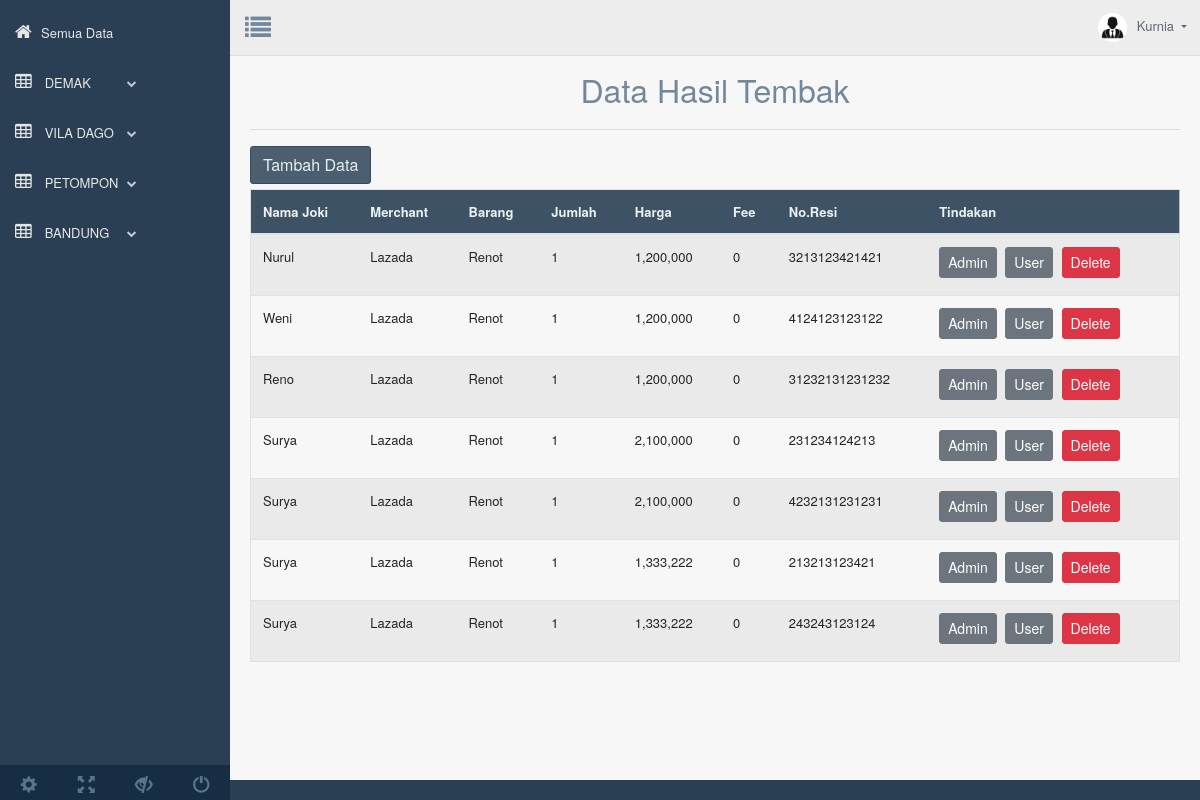
Page /web_page/index_data.php?page=tmp_rvs_bandung (signed in) on the committed database.
### tables this page shows
CREATE TABLE `users` (
  `user_id` bigint(20) NOT NULL,
  `nama_lengkap` text NOT NULL,
  `email` varchar(100) NOT NULL,
  `password` varchar(255) NOT NULL,
  `bank` varchar(255) DEFAULT NULL,
  `no_akun` text DEFAULT NULL,
  `nm_akun` varchar(255) DEFAULT NULL,
  `ovo` text DEFAULT NULL,
  `gopay` text DEFAULT NULL,
  `dana` text DEFAULT NULL,
  `date` timestamp NOT NULL DEFAULT current_timestamp() ON UPDATE current_timestamp()
);

CREATE TABLE `hasiltembak` (
  `id` int(11) NOT NULL,
  `joki` varchar(255) NOT NULL,
  `nmalamat` varchar(255) NOT NULL,
  `merchant` varchar(255) NOT NULL,
  `barang` varchar(255) NOT NULL,
  `jumlah` varchar(255) NOT NULL,
  `harga` varchar(255) NOT NULL,
  `fee` varchar(250) NOT NULL,
  `resi` varchar(255) NOT NULL
);

### web_page/functions.php (called while the page is built, shortened)
<?php
function check_login($con)
{
	if(isset($_SESSION['user_id']))
	{
		$id = $_SESSION['user_id'];
		$query = "select * from users where user_id = '$id' limit 1";
		$result = mysqli_query($con,$query);
		if($result && mysqli_num_rows($result) > 0)
		{
			$user_data = mysqli_fetch_assoc($result);
			return $user_data;
		}
	}
	die;
}

### web_page/revisi_data/4_bandung/tmp_revisi_bandung.php (the view, shortened to what this page needs)
<?php
include('../../konek_all_dt.php');
?>
	<div class="container" style="margin-top:20px">
		<center><font size="6">Data Hasil Tembak</font></center>
		<hr>
		<a href="index_data.php?page=tmbh_dt_bandung"><button class="btn btn-dark right">Tambah Data</button></a>
		<div class="table-responsive">
		<table class="table table-striped jambo_table bulk_action">
			<thead>
				<tr>
					<th>Nama Joki</th>
					<th>Merchant</th>
					<th>Barang</th>
					<th>Jumlah</th>
					<th>Harga</th>
					<th>Fee</th>
					<th>No.Resi</th>
					<th>Tindakan</th>
				</tr>
			</thead>
			<tbody>
				<?php
				$sql = mysqli_query($koneksi, "SELECT * FROM hasiltembak WHERE nmalamat='Bandung'") or die(mysqli_error($koneksi));
				if(mysqli_num_rows($sql) > 0){
					while($data = mysqli_fetch_assoc($sql)){
						echo '
						<tr>
							<td>'.$data['joki'].'</td>
							<td>'.$data['merchant'].'</td>
							<td>'.$data['barang'].'</td>
							<td>'.$data['jumlah'].'</td>
							<td>'.$data['harga'].'</td>
							<td>'.$data['fee'].'</td>
							<td>'.$data['resi'].'</td>
							<td>
								<a href="index_data.php?page=login_admn&id='.$data['id'].'&dt=bandung" class="btn btn-secondary btn-sm">Admin</a>
								<a href="index_data.php?page=rvs_bandung_user&id='.$data['id'].'" class="btn btn-secondary btn-sm">User</a>
								<a href="delete.php?id='.$data['id'].'" class="btn btn-danger btn-sm" onclick="return confirm(\'Yakin ingin menghapus data ini?\')">Delete</a>
							</td>
						</tr>
						';
					}
				}else{
					echo '
					<tr>
						<td colspan="8">Tidak ada data.</td>
					</tr>
					';
				}
				?>
		</table>
	</div>
	</div>

### web_page/index_data.php (shortened to what this page needs)
<?php
include ("konek_all_dt.php");
 ?>
<?php
	include("konek_login.php");
	include("functions.php");
	$user_data = check_login($con);
?>
<!DOCTYPE html>
<html lang="en">
  <head>
    <link href="assets/bootstrap/dist/css/bootstrap.min.css" rel="stylesheet">
    <link href="assets/font-awesome/css/font-awesome.min.css" rel="stylesheet">
    <link href="assets/nprogress/nprogress.css" rel="stylesheet">
    <link href="assets/iCheck/skins/flat/green.css" rel="stylesheet">
    <link href="assets/bootstrap-progressbar/css/bootstrap-progressbar-3.3.4.min.css" rel="stylesheet">
    <link href="assets/css/custom.min.css" rel="stylesheet">
  </head>
  <body class="nav-md">
    <div class="container body">
      <div class="main_container">
        <div class="col-md-3 left_col">
          <div class="left_col scroll-view">
            <div class="navbar nav_title" style="border: 0;">
              <div id="sidebar-menu" class="main_menu_side hidden-print main_menu">
                <div class="menu_section">
                  <ul class="nav side-menu">
                    <li>
                    <a href="index_data.php?page=tmp_utama"><i class="fa fa-home"></i>Semua Data<span class="fa fa-chevron"></span></a>
                    </li>
                    <li><a href="#"><i class="fa fa-table"></i> DEMAK <span class="fa fa-chevron-down"></span></a>
                    </li>
                    <li><a href="#"><i class="fa fa-table"></i> VILA DAGO <span class="fa fa-chevron-down"></span></a>
                    </li>
                    <li><a href="#"><i class="fa fa-table"></i> PETOMPON <span class="fa fa-chevron-down"></span></a>
                    </li>
                    <li><a href="#"><i class="fa fa-table"></i> BANDUNG <span class="fa fa-chevron-down"></span></a>
                    </li>
                  </ul>
                </div>
              </div>
            </div>
            <br />
            <div class="sidebar-footer hidden-small">
              <a data-toggle="tooltip" data-placement="top" title="Settings" href="#">
                <span class="glyphicon glyphicon-cog" aria-hidden="true"></span>
              </a>
              <a data-toggle="tooltip" data-placement="top" title="FullScreen" href="#">
                <span class="glyphicon glyphicon-fullscreen" aria-hidden="true"></span>
              </a>
              <a data-toggle="tooltip" data-placement="top" title="Lock" href="#">
                <span class="glyphicon glyphicon-eye-close" aria-hidden="true"></span>
              </a>
              <a data-toggle="tooltip" data-placement="top" title="Logout" href="#">
                <span class="glyphicon glyphicon-off" aria-hidden="true"></span>
              </a>
            </div>
          </div>
        </div>
        <div class="top_nav">
          <div class="nav_menu">
              <div class="nav toggle">
                <a id="menu_toggle"><i class="fa fa-list"></i></a>
              </div>
              <nav class="nav navbar-nav">
              <ul class=" navbar-right">
                <li class="nav-item dropdown open" >
                  <a href="#" class="user-profile dropdown-toggle" aria-haspopup="true" id="navbarDropdown" data-toggle="dropdown" aria-expanded="false">
                    <img src='assets/images/ft_profile.jpg'><?php echo $user_data['nama_lengkap'];?>
                  </a>
                </li>
              </ul>
            </nav>
          </div>
        </div>
        <div class="right_col" role="main">
      <?php
      $queries = array();
      parse_str($_SERVER['QUERY_STRING'], $queries);
      switch ($queries['page']) {
        case 'tmp_rvs_bandung':
          include 'revisi_data/4_bandung/tmp_revisi_bandung.php';
          break;
        }
        ?>
        </div>
      </div>
    </div>
  </body>
</html>

### rows in the picture
users: nama_lengkap "Kurnia"
hasiltembak: joki "Nurul", merchant "Lazada", barang "Renot", jumlah "1", harga "1,200,000", fee "0", resi "3213123421421"
hasiltembak: joki "Weni", merchant "Lazada", barang "Renot", jumlah "1", harga "1,200,000", fee "0", resi "4124123123122"
hasiltembak: joki "Reno", merchant "Lazada", barang "Renot", jumlah "1", harga "1,200,000", fee "0", resi "31232131231232"
hasiltembak: joki "Surya", merchant "Lazada", barang "Renot", jumlah "1", harga "2,100,000", fee "0", resi "231234124213"
hasiltembak: joki "Surya", merchant "Lazada", barang "Renot", jumlah "1", harga "2,100,000", fee "0", resi "4232131231231"
hasiltembak: joki "Surya", merchant "Lazada", barang "Renot", jumlah "1", harga "1,333,222", fee "0", resi "213213123421"
hasiltembak: joki "Surya", merchant "Lazada", barang "Renot", jumlah "1", harga "1,333,222", fee "0", resi "243243123124"
